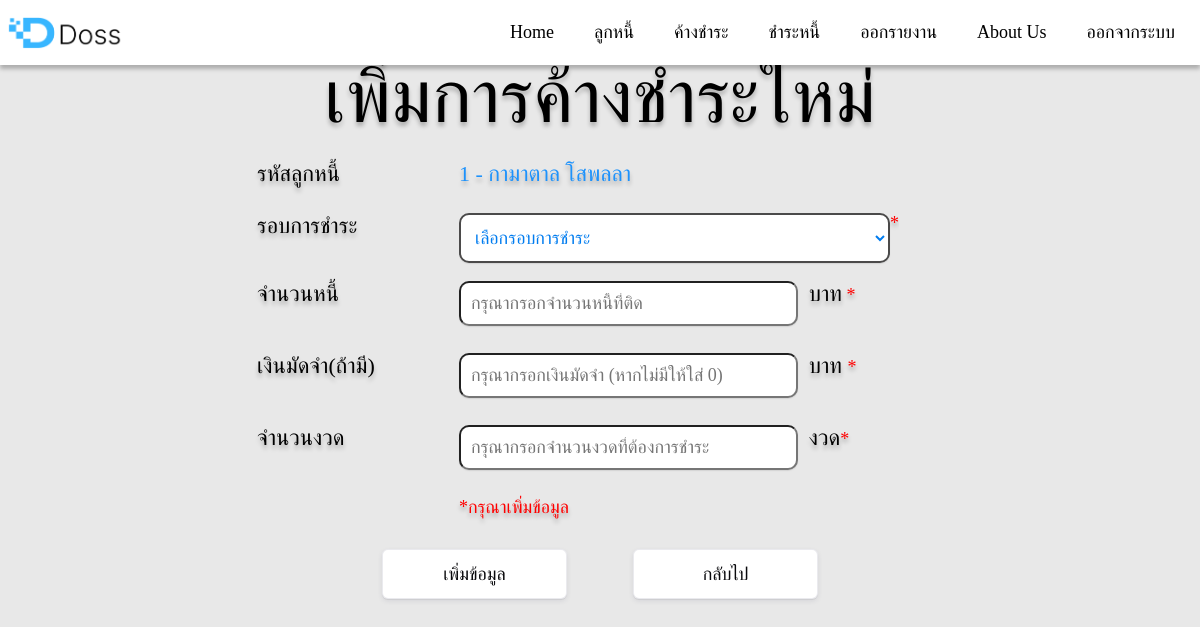
/doss/add_receipt-auto.php?did=1 (signed in), run on the app's committed database.
### tables this page shows
CREATE TABLE `debtor` (
  `debtorID` int(3) NOT NULL COMMENT 'รหัสลูกหนี้',
  `FirstName` varchar(100) NOT NULL COMMENT 'ชื่อ',
  `LastName` varchar(100) NOT NULL COMMENT 'นามสกุล',
  `Addr` text NOT NULL COMMENT 'ที่อยู่',
  `tell` varchar(10) NOT NULL COMMENT 'เบอร์โทร'
);

### doss/add_receipt-auto.php (the view, shortened to what this page needs)
<?php require_once('Connections/doss.php'); ?>
<?php
if (!function_exists("GetSQLValueString")) {
function GetSQLValueString($theValue, $theType, $theDefinedValue = "", $theNotDefinedValue = "")
{
  $theValue = function_exists("mysql_real_escape_string") ? mysql_real_escape_string($theValue) : mysql_escape_string($theValue);
  switch ($theType) {
    case "text":
      $theValue = ($theValue != "") ? "'" . $theValue . "'" : "NULL";
      break;
  }
  return $theValue;
}
}
if (isset($_GET['did'])) {
  $debtorID = $_GET['did'];
}
$query_Rec_debtor = sprintf("SELECT debtorID, FirstName, LastName FROM debtor WHERE debtorID =%s", GetSQLValueString($debtorID, "text"));
$Rec_debtor = mysql_query($query_Rec_debtor, $doss) or die(mysql_error());
$row_Rec_debtor = mysql_fetch_assoc($Rec_debtor);
$editFormAction = $_SERVER['PHP_SELF'];
if (isset($_SERVER['QUERY_STRING'])) {
  $editFormAction .= "?" . htmlentities($_SERVER['QUERY_STRING']);
}
$logoutAction = $_SERVER['PHP_SELF']."?doLogout=true";
if ((isset($_SERVER['QUERY_STRING'])) && ($_SERVER['QUERY_STRING'] != "")){
  $logoutAction .="&". htmlentities($_SERVER['QUERY_STRING']);
}
?>
  var debtorData = <?php
    $query_Rec_debtor = "SELECT debtorID, FirstName, LastName FROM debtor";
    $result = mysql_query($query_Rec_debtor, $doss);
  ?>;
<html>
<head>
<link href="css/navisbar.css" rel="stylesheet" type="text/css" />
<link href="css/add_design.css" rel="stylesheet" />
</head>
<body>
<nav>
  <div class="wrapper">
    <div class="logo"><a href="home.php"><img src="img/logo.png" style="width: 120px; height: 33px; align-items: center;"></a></div>
    <ul class="nav-links">
      <li><a href="home.php">Home</a></li>
      <li>
        <a class="desktop-item">ลูกหนี้</a>
      </li>
      <li>
        <a class="desktop-item">ค้างชำระ</a>
      </li>
      <li>
        <a class="desktop-item">ชำระหนี้</a>
      </li>
      <li>
        <a class="desktop-item">ออกรายงาน</a>
      </li>
      <li><a href="about_us.php">About Us</a></li>
      <li><a href="<?php echo $logoutAction ?>">ออกจากระบบ</a></li>
    </ul>
  </div>
</nav>
<br>
<br>
<br>
<center><h1>เพิ่มการค้างชำระใหม่</h1>
<br>
<form action="<?php echo $editFormAction; ?>" method="post" enctype="multipart/form-data" name="form1" id="form1" onsubmit="return validate();">
  <table align="center">
    <tr>
      <td class="head2" align="left" width="200" height="50">รหัสลูกหนี้</td>
      <td style="color: #1D92FC; text-shadow: 0px 4px 4px rgba(0, 0, 0, 0.25);"><?php echo $row_Rec_debtor['debtorID'] .' - '.$row_Rec_debtor['FirstName'] . ' ' . $row_Rec_debtor['LastName']; ?></td>
    </tr>
    <tr>
      <td class="head2" align="left" height="60">รอบการชำระ</td>
      <td class="select">
      <select name="perroundID" id="format" >
        <?php
        echo '<option selected disabled>เลือกรอบการชำระ</option>';
        ?>
        </select>
        <span class="color_warning">*</span></td>
    </tr>
  <tr>
      <td align="left" height="70">จำนวนหนี้</td>
      <td><input type="number" name="receiptOwe" value="" placeholder="กรุณากรอกจำนวนหนี้ที่ติด"/>&nbsp;&nbsp;บาท<span class="color_warning">&nbsp;*</span></td>
  </tr>
  <tr>
      <td align="left" height="70">เงินมัดจำ(ถ้ามี)</td>
      <td><input type="number" name="deposit" value="" placeholder="กรุณากรอกเงินมัดจำ (หากไม่มีให้ใส่ 0)"/>&nbsp;&nbsp;บาท
      <span class="color_warning">*</span></td>
    </tr>
    <tr>
      <td align="left" height="70">จำนวนงวด</td>
      <td class="frominput2"><input type="number" name="round" value="" placeholder="กรุณากรอกจำนวนงวดที่ต้องการชำระ"/>&nbsp;&nbsp;งวด<span class="color_warning">*</span></td>
    </tr>
    <tr>
      <td height="50">&nbsp;</td>
      <td align="left"><span class="color_warning">*กรุณาเพิ่มข้อมูล</span></td>
    </tr>
    <tr>
    <td colspan="2" align="center"><input type="submit" value="เพิ่มข้อมูล" class="enter">
          <a href="edit_menu_alldebtor.php"><input value=" กลับไป " class="button-9"></a></td>
    </tr>
  </table>
</form>
</body>
</html>

### doss/css/navisbar.css (style rules this page uses)
* { margin: 0; padding: 0; box-sizing: border-box; font-family: 'LINE Seed Sans TH'; }
nav { position: fixed; z-index: 99; width: 100%; height: 65px; background: #FFF; box-shadow: 0px 4px 4px 0px rgba(0, 0, 0, 0.25); margin: 0; padding: 0; box-sizing: border-box; font-family: 'LINE Seed Sans TH'; }
nav .wrapper { position: relative; max-width: 1350px; padding: 0px 5px; height: 65px; line-height: 70px; margin: auto; display: flex; align-items: center; justify-content: space-between; }
.wrapper .logo a { color: #f2f2f2; font-size: 60px; font-weight: 600; text-decoration: none; }
.wrapper .nav-links { display: inline-flex; }
.nav-links li { list-style: none; }
.nav-links li a { color: #000000; text-decoration: none; font-size: 18px; font-weight: 500; padding: 21px 20px; border-radius: 3px; transition: all 0.2s ease; }

### doss/css/add_design.css (style rules this page uses)
body { font-family: 'LINE Seed Sans TH'; margin: 0 auto; background: #E8E8E8; }
input[type=text], select { vertical-align: top; font-family: 'LINE Seed Sans TH'; font-size: 17px; width: 80%; padding: 10px; display: inline-block; border-radius: 10px; background: #FFF; box-shadow: 0px 1px 1px 0px rgba(151, 151, 151, 0.25); box-sizing: border-box; }
textarea[type=text], select { vertical-align: top; font-family: 'LINE Seed Sans TH'; font-size: 17px; width: 80%; height: 50px; display: inline-block; border-radius: 10px; background: #FFF; box-shadow: 0px 1px 1px 0px rgba(151, 151, 151, 0.25); box-sizing: border-box; padding: 10px; border: 2px solid #4b4a4a; resize: none; }
table { width: 890px; height: 470px; flex-shrink: 0; padding: 0px 100px; text-align: center; }
h1 { color: #000; text-shadow: 0px 4px 4px rgba(0, 0, 0, 0.25); font-size: 75px; font-family: 'LINE Seed Sans TH'; font-weight: 310; line-height: normal; }
.color_warning { color: #F40000; font-size: 18px; line-height: normal; }
.button-9 { appearance: button; backface-visibility: hidden; background-color: #ffffff; border-radius: 6px; border-width: 0; box-shadow: rgba(50, 50, 93, .1) 0 0 0 1px inset,rgba(50, 50, 93, .1) 0 2px 5px 0,rgba(0, 0, 0, .07) 0 1px 1px 0; box-sizing: border-box; color: #09090c; cursor: pointer; font-family: 'LINE Seed Sans TH'; font-size: 18px; height: 50px; line-height: 1.15; margin: 0 auto; outline: none; overflow: hidden; padding: 0 25px; position: relative; text-align: center; text-transform: none; transform: translateZ(0); transition: all .2s,box-shadow .08s ease-in; user-select: none; -webkit-user-select: none; touch-action: manipulation; width: 15%; }
.color_warning { color: #ff0000; }
tr { vertical-align: top; color: #000000; text-shadow: 0px 4px 4px rgba(0, 0, 0, 0.25); font-size: 22px; width: 170px; font-weight: 300px; padding: 7px 30px; text-align: left; }
input[type=number], select { vertical-align: top; font-family: 'LINE Seed Sans TH'; font-size: 18px; width: 70%; padding: 10px; display: inline-block; border-radius: 10px; background: #FFF; box-shadow: 0px 1px 1px 0px rgba(151, 151, 151, 0.25); box-sizing: border-box; }
select { background: #ffffff; flex: 1; color:#007CEF; cursor:pointer; font-family: 'LINE Seed Sans TH'; }
.select { border-radius: 10px; box-sizing: border-box; position: relative; display: flex; width: 20em; height: 3em; line-height: 3; overflow: hidden; border-radius: .25em; color: #007CEF; }
.select::after { position: absolute; top: 0; right: 0; padding: 1 1em; background: #cac9c9; border-radius: 5px; cursor:pointer; pointer-events:none; transition:.25s all ease; }

### data on the page
debtor: debtorID "1", FirstName "กามาตาล", LastName "โสพลลา"
